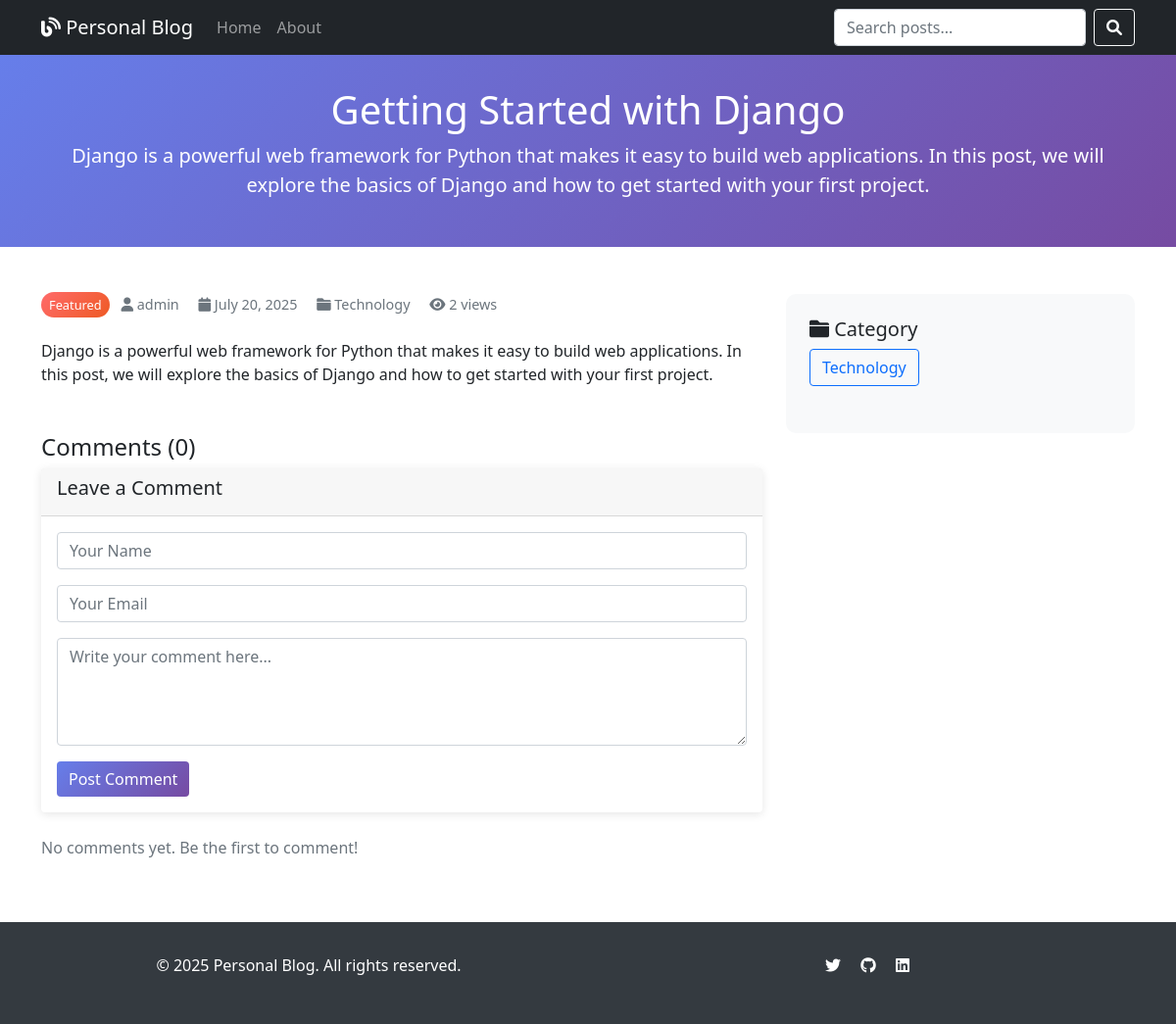
Page /post/getting-started-with-django/ on the committed database.
### blog/models.py (models this page shows, shortened)
class Post(models.Model):
    STATUS_CHOICES = [
        ('draft', 'Draft'),
        ('published', 'Published'),
    ]
    title = models.CharField(max_length=200)
    slug = models.SlugField(max_length=200, unique=True)
    author = models.ForeignKey(User, on_delete=models.CASCADE, related_name='blog_posts')
    category = models.ForeignKey(Category, on_delete=models.CASCADE, related_name='posts')
    content = models.TextField()
    excerpt = models.TextField(max_length=300, blank=True, help_text="Short description of the post")
    featured_image = models.ImageField(upload_to='blog_images/', blank=True, null=True)
    status = models.CharField(max_length=10, choices=STATUS_CHOICES, default='draft')
    created_at = models.DateTimeField(auto_now_add=True)
    updated_at = models.DateTimeField(auto_now=True)
    published_at = models.DateTimeField(blank=True, null=True)
    views = models.PositiveIntegerField(default=0)
    featured = models.BooleanField(default=False)
    class Meta:
        ordering = ['-published_at', '-created_at']
    def save(self, *args, **kwargs):
        if self.status == 'published' and not self.published_at:
            self.published_at = timezone.now()
        if not self.excerpt:
            self.excerpt = self.content[:200] + "..." if len(self.content) > 200 else self.content
        super().save(*args, **kwargs)
        if self.featured_image:
            img = Image.open(self.featured_image.path)
            if img.height > 800 or img.width > 1200:
                output_size = (1200, 800)
                img.thumbnail(output_size)
                img.save(self.featured_image.path)
    def increment_views(self):
        self.views += 1
        self.save(update_fields=['views'])

class Category(models.Model):
    name = models.CharField(max_length=100, unique=True)
    slug = models.SlugField(max_length=100, unique=True)
    description = models.TextField(blank=True)
    created_at = models.DateTimeField(auto_now_add=True)
    class Meta:
        verbose_name_plural = "Categories"
        ordering = ['name']
    def get_absolute_url(self):
        return reverse('blog:category_posts', kwargs={'slug': self.slug})

### blog/views.py (the view)
# urls.py: path('post/<slug:slug>/', views.PostDetailView.as_view(), name='post_detail'),
class PostDetailView(DetailView):
    model = Post
    template_name = 'blog/post_detail.html'
    context_object_name = 'post'
    def get_object(self):
        post = get_object_or_404(Post, slug=self.kwargs['slug'], status='published')
        post.increment_views()
        return post
    def get_context_data(self, **kwargs):
        context = super().get_context_data(**kwargs)
        context['comments'] = self.object.comments.filter(active=True)
        context['comment_form'] = CommentForm()
        context['related_posts'] = Post.objects.filter(
            category=self.object.category,
            status='published'
        ).exclude(id=self.object.id)[:3]
        return context
    def post(self, request, *args, **kwargs):
        self.object = self.get_object()
        form = CommentForm(request.POST)
        if form.is_valid():
            comment = form.save(commit=False)
            comment.post = self.object
            comment.save()
            messages.success(request, 'Your comment has been added successfully!')
            return self.get(request, *args, **kwargs)
        context = self.get_context_data()
        context['comment_form'] = form
        return render(request, self.template_name, context)

### blog/forms.py
class CommentForm(forms.ModelForm):
    class Meta:
        model = Comment
        fields = ['name', 'email', 'content']
        widgets = {
            'name': forms.TextInput(attrs={'class': 'form-control', 'placeholder': 'Your Name'}),
            'email': forms.EmailInput(attrs={'class': 'form-control', 'placeholder': 'Your Email'}),
            'content': forms.Textarea(attrs={
                'class': 'form-control',
                'rows': 4,
                'placeholder': 'Write your comment here...'
            }),
        }

### templates/blog/post_detail.html (shortened to what this page needs)
{% extends 'base.html' %}
{% block header %}{{ post.title }}{% endblock %}
{% block subheader %}{{ post.excerpt }}{% endblock %}
{% block content %}
<div class="row">
    <div class="col-lg-8">
        <article class="mb-5">
            <div class="post-meta mb-4">
                {% if post.featured %}
                <span class="featured-badge me-2">Featured</span>
                {% endif %}
                <i class="fas fa-user"></i> {{ post.author.get_full_name|default:post.author.username }}
                <i class="fas fa-calendar ms-3"></i> {{ post.published_at|date:"F d, Y" }}
                <i class="fas fa-folder ms-3"></i> {{ post.category.name }}
                <i class="fas fa-eye ms-3"></i> {{ post.views }} views
            </div>
            <div class="content">
                {{ post.content|linebreaks }}
            </div>
        </article>
        <div class="comments-section">
            <h4>Comments ({{ comments.count }})</h4>
            <div class="card mb-4">
                <div class="card-header">
                    <h5>Leave a Comment</h5>
                </div>
                <div class="card-body">
                    <form method="post">
                        <div class="mb-3">
                            {{ comment_form.name }}
                        </div>
                        <div class="mb-3">
                            {{ comment_form.email }}
                        </div>
                        <div class="mb-3">
                            {{ comment_form.content }}
                        </div>
                        <button type="submit" class="btn btn-primary">Post Comment</button>
                    </form>
                </div>
            </div>
            {% for comment in comments %}
            <div class="card mb-3">
                <div class="card-body">
                    <div class="d-flex justify-content-between">
                        <h6 class="card-title">{{ comment.name }}</h6>
                        <small class="text-muted">{{ comment.created_at|date:"M d, Y H:i" }}</small>
                    </div>
                    <p class="card-text">{{ comment.content|linebreaks }}</p>
                </div>
            </div>
            {% empty %}
            <p class="text-muted">No comments yet. Be the first to comment!</p>
            {% endfor %}
        </div>
    </div>
    <div class="col-lg-4">
        <div class="sidebar">
            <div class="mb-4">
                <h5><i class="fas fa-folder"></i> Category</h5>
                <a href="{{ post.category.get_absolute_url }}" class="btn btn-outline-primary">
                    {{ post.category.name }}
                </a>
            </div>
        </div>
    </div>
</div>
{% endblock %}

### templates/base.html (style rules this page uses)
.card { transition: transform 0.3s ease; border: none; box-shadow: 0 2px 10px rgba(0,0,0,0.1); }
.post-meta { color: #6c757d; font-size: 0.9rem; }
.featured-badge { background: linear-gradient(135deg, #ff6b6b, #ee5a24); color: white; padding: 0.25rem 0.5rem; border-radius: 15px; font-size: 0.8rem; }
.sidebar { background-color: #f8f9fa; border-radius: 10px; padding: 1.5rem; }
.btn-primary { background: linear-gradient(135deg, #667eea 0%, #764ba2 100%); border: none; }

### rows in the picture
Post: title "Getting Started with Django", excerpt "Django is a powerful web framework for Python that makes it easy to build web applications. In this post, we will explore the basics of Django and how to get started with your first project.", author.get_full_name "admin", published_at "July 20, 2025", category.name "Technology", views "2", content "Django is a powerful web framework for Python that makes it easy to build web applications. In this post, we will explore the basics of Django and how to get started with your first project."

### other values in the picture
{{ comments.count }} "0"
